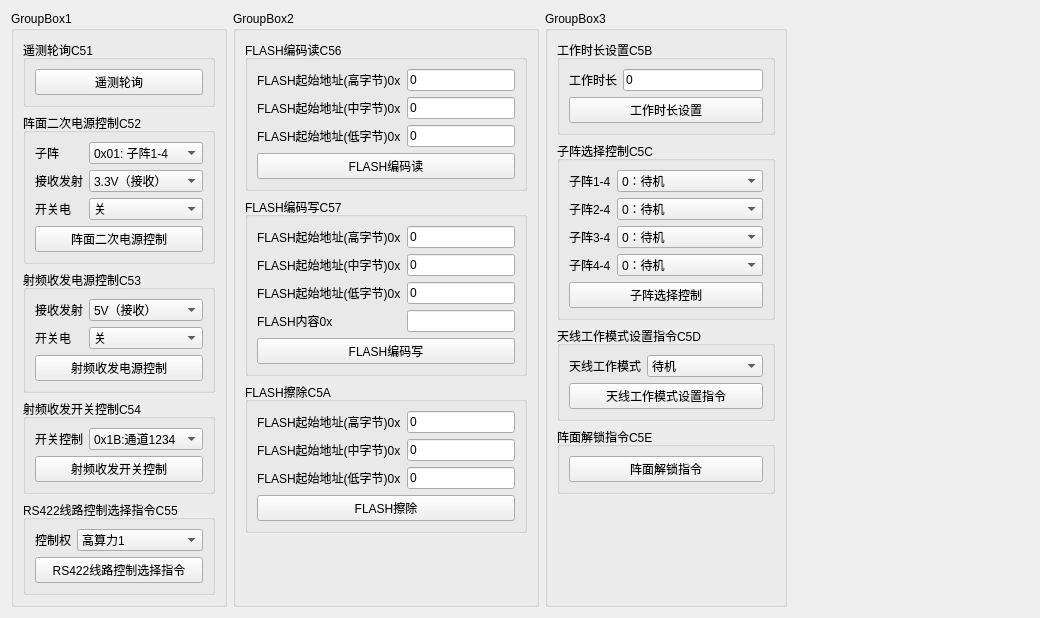
<?xml version="1.0" encoding="UTF-8"?>
<ui version="4.0">
 <class>sub1553_tccontrol_sxku</class>
 <widget class="QWidget" name="sub1553_tccontrol_sxku">
  <property name="geometry">
   <rect>
    <x>0</x>
    <y>0</y>
    <width>1040</width>
    <height>595</height>
   </rect>
  </property>
  <property name="windowTitle">
   <string>Form</string>
  </property>
  <layout class="QGridLayout" name="gridLayout">
   <item row="0" column="1">
    <widget class="QGroupBox" name="groupBox_11">
     <property name="title">
      <string>GroupBox2</string>
     </property>
     <layout class="QVBoxLayout" name="verticalLayout_11">
      <item>
       <widget class="QGroupBox" name="groupBox_6">
        <property name="title">
         <string>FLASH编码读C56</string>
        </property>
        <layout class="QVBoxLayout" name="verticalLayout_6">
         <item>
          <layout class="QFormLayout" name="formLayout_5">
           <item row="0" column="0">
            <widget class="QLabel" name="label_4">
             <property name="text">
              <string>FLASH起始地址(高字节)0x</string>
             </property>
            </widget>
           </item>
           <item row="0" column="1">
            <widget class="QLineEdit" name="lineEditC56_1">
             <property name="text">
              <string>0</string>
             </property>
            </widget>
           </item>
           <item row="1" column="0">
            <widget class="QLabel" name="label_7">
             <property name="text">
              <string>FLASH起始地址(中字节)0x</string>
             </property>
            </widget>
           </item>
           <item row="1" column="1">
            <widget class="QLineEdit" name="lineEditC56_2">
             <property name="text">
              <string>0</string>
             </property>
            </widget>
           </item>
           <item row="2" column="0">
            <widget class="QLabel" name="label_10">
             <property name="text">
              <string>FLASH起始地址(低字节)0x</string>
             </property>
            </widget>
           </item>
           <item row="2" column="1">
            <widget class="QLineEdit" name="lineEditC56_3">
             <property name="text">
              <string>0</string>
             </property>
            </widget>
           </item>
          </layout>
         </item>
         <item>
          <widget class="QPushButton" name="pushButton_C56">
           <property name="text">
            <string>FLASH编码读</string>
           </property>
          </widget>
         </item>
        </layout>
       </widget>
      </item>
      <item>
       <widget class="QGroupBox" name="groupBox_7">
        <property name="title">
         <string>FLASH编码写C57</string>
        </property>
        <layout class="QVBoxLayout" name="verticalLayout_7">
         <item>
          <layout class="QFormLayout" name="formLayout_6">
           <item row="0" column="0">
            <widget class="QLabel" name="label_11">
             <property name="text">
              <string>FLASH起始地址(高字节)0x</string>
             </property>
            </widget>
           </item>
           <item row="0" column="1">
            <widget class="QLineEdit" name="lineEditC57_1">
             <property name="text">
              <string>0</string>
             </property>
            </widget>
           </item>
           <item row="1" column="0">
            <widget class="QLabel" name="label_12">
             <property name="text">
              <string>FLASH起始地址(中字节)0x</string>
             </property>
            </widget>
           </item>
           <item row="1" column="1">
            <widget class="QLineEdit" name="lineEditC57_2">
             <property name="text">
              <string>0</string>
             </property>
            </widget>
           </item>
           <item row="2" column="0">
            <widget class="QLabel" name="label_13">
             <property name="text">
              <string>FLASH起始地址(低字节)0x</string>
             </property>
            </widget>
           </item>
           <item row="2" column="1">
            <widget class="QLineEdit" name="lineEditC57_3">
             <property name="text">
              <string>0</string>
             </property>
            </widget>
           </item>
           <item row="3" column="0">
            <widget class="QLabel" name="label_14">
             <property name="text">
              <string>FLASH内容0x</string>
             </property>
            </widget>
           </item>
           <item row="3" column="1">
            <widget class="QLineEdit" name="lineEditC57_4">
             <property name="text">
              <string/>
             </property>
            </widget>
           </item>
          </layout>
         </item>
         <item>
          <widget class="QPushButton" name="pushButton_C57">
           <property name="text">
            <string>FLASH编码写</string>
           </property>
          </widget>
         </item>
        </layout>
       </widget>
      </item>
      <item>
       <widget class="QGroupBox" name="groupBox_8">
        <property name="title">
         <string>FLASH擦除C5A</string>
        </property>
        <layout class="QVBoxLayout" name="verticalLayout_8">
         <item>
          <layout class="QFormLayout" name="formLayout_7">
           <item row="0" column="0">
            <widget class="QLabel" name="label_15">
             <property name="text">
              <string>FLASH起始地址(高字节)0x</string>
             </property>
            </widget>
           </item>
           <item row="0" column="1">
            <widget class="QLineEdit" name="lineEditC5A_1">
             <property name="text">
              <string>0</string>
             </property>
            </widget>
           </item>
           <item row="1" column="0">
            <widget class="QLabel" name="label_16">
             <property name="text">
              <string>FLASH起始地址(中字节)0x</string>
             </property>
            </widget>
           </item>
           <item row="1" column="1">
            <widget class="QLineEdit" name="lineEditC5A_2">
             <property name="text">
              <string>0</string>
             </property>
            </widget>
           </item>
           <item row="2" column="0">
            <widget class="QLabel" name="label_17">
             <property name="text">
              <string>FLASH起始地址(低字节)0x</string>
             </property>
            </widget>
           </item>
           <item row="2" column="1">
            <widget class="QLineEdit" name="lineEditC5A_3">
             <property name="text">
              <string>0</string>
             </property>
            </widget>
           </item>
          </layout>
         </item>
         <item>
          <widget class="QPushButton" name="pushButton_C5A">
           <property name="text">
            <string>FLASH擦除</string>
           </property>
          </widget>
         </item>
        </layout>
       </widget>
      </item>
      <item>
       <spacer name="verticalSpacer_2">
        <property name="orientation">
         <enum>Qt::Vertical</enum>
        </property>
        <property name="sizeHint" stdset="0">
         <size>
          <width>20</width>
          <height>40</height>
         </size>
        </property>
       </spacer>
      </item>
     </layout>
    </widget>
   </item>
   <item row="0" column="2">
    <widget class="QGroupBox" name="groupBox_15">
     <property name="title">
      <string>GroupBox3</string>
     </property>
     <layout class="QVBoxLayout" name="verticalLayout_15">
      <item>
       <widget class="QGroupBox" name="groupBox_9">
        <property name="title">
         <string>工作时长设置C5B</string>
        </property>
        <layout class="QVBoxLayout" name="verticalLayout_9">
         <item>
          <layout class="QFormLayout" name="formLayout_8">
           <item row="0" column="0">
            <widget class="QLabel" name="label_18">
             <property name="text">
              <string>工作时长</string>
             </property>
            </widget>
           </item>
           <item row="0" column="1">
            <widget class="QLineEdit" name="lineEdit_C5B_1">
             <property name="text">
              <string>0</string>
             </property>
            </widget>
           </item>
          </layout>
         </item>
         <item>
          <widget class="QPushButton" name="pushButton_C5B">
           <property name="text">
            <string>工作时长设置</string>
           </property>
          </widget>
         </item>
        </layout>
       </widget>
      </item>
      <item>
       <widget class="QGroupBox" name="groupBox_12">
        <property name="title">
         <string>子阵选择控制C5C</string>
        </property>
        <layout class="QVBoxLayout" name="verticalLayout_12">
         <item>
          <layout class="QFormLayout" name="formLayout_9">
           <item row="0" column="0">
            <widget class="QLabel" name="label_19">
             <property name="text">
              <string>子阵1-4</string>
             </property>
            </widget>
           </item>
           <item row="0" column="1">
            <widget class="QComboBox" name="comboBox5C_1">
             <item>
              <property name="text">
               <string>0：待机</string>
              </property>
             </item>
             <item>
              <property name="text">
               <string>1：使用</string>
              </property>
             </item>
            </widget>
           </item>
           <item row="1" column="0">
            <widget class="QLabel" name="label_20">
             <property name="text">
              <string>子阵2-4</string>
             </property>
            </widget>
           </item>
           <item row="1" column="1">
            <widget class="QComboBox" name="comboBox5C_2">
             <item>
              <property name="text">
               <string>0：待机</string>
              </property>
             </item>
             <item>
              <property name="text">
               <string>1：使用</string>
              </property>
             </item>
            </widget>
           </item>
           <item row="2" column="0">
            <widget class="QLabel" name="label_21">
             <property name="text">
              <string>子阵3-4</string>
             </property>
            </widget>
           </item>
           <item row="2" column="1">
            <widget class="QComboBox" name="comboBox5C_3">
             <item>
              <property name="text">
               <string>0：待机</string>
              </property>
             </item>
             <item>
              <property name="text">
               <string>1：使用</string>
              </property>
             </item>
            </widget>
           </item>
           <item row="3" column="0">
            <widget class="QLabel" name="label_22">
             <property name="text">
              <string>子阵4-4</string>
             </property>
            </widget>
           </item>
           <item row="3" column="1">
            <widget class="QComboBox" name="comboBox5C_4">
             <item>
              <property name="text">
               <string>0：待机</string>
              </property>
             </item>
             <item>
              <property name="text">
               <string>1：使用</string>
              </property>
             </item>
            </widget>
           </item>
          </layout>
         </item>
         <item>
          <widget class="QPushButton" name="pushButton_5C">
           <property name="text">
            <string>子阵选择控制</string>
           </property>
          </widget>
         </item>
        </layout>
       </widget>
      </item>
      <item>
       <widget class="QGroupBox" name="groupBox_13">
        <property name="title">
         <string>天线工作模式设置指令C5D</string>
        </property>
        <layout class="QVBoxLayout" name="verticalLayout_13">
         <item>
          <layout class="QFormLayout" name="formLayout_10">
           <item row="0" column="0">
            <widget class="QLabel" name="label_23">
             <property name="text">
              <string>天线工作模式</string>
             </property>
            </widget>
           </item>
           <item row="0" column="1">
            <widget class="QComboBox" name="comboBox_C5D_1">
             <item>
              <property name="text">
               <string>待机</string>
              </property>
             </item>
             <item>
              <property name="text">
               <string>接收</string>
              </property>
             </item>
             <item>
              <property name="text">
               <string>发射</string>
              </property>
             </item>
            </widget>
           </item>
          </layout>
         </item>
         <item>
          <widget class="QPushButton" name="pushButton_C5D">
           <property name="text">
            <string>天线工作模式设置指令</string>
           </property>
          </widget>
         </item>
        </layout>
       </widget>
      </item>
      <item>
       <widget class="QGroupBox" name="groupBox_14">
        <property name="title">
         <string>阵面解锁指令C5E</string>
        </property>
        <layout class="QVBoxLayout" name="verticalLayout_14">
         <item>
          <widget class="QPushButton" name="pushButton_C5E">
           <property name="text">
            <string>阵面解锁指令</string>
           </property>
          </widget>
         </item>
        </layout>
       </widget>
      </item>
      <item>
       <spacer name="verticalSpacer">
        <property name="orientation">
         <enum>Qt::Vertical</enum>
        </property>
        <property name="sizeHint" stdset="0">
         <size>
          <width>20</width>
          <height>40</height>
         </size>
        </property>
       </spacer>
      </item>
     </layout>
    </widget>
   </item>
   <item row="0" column="0">
    <widget class="QGroupBox" name="groupBox_10">
     <property name="title">
      <string>GroupBox1</string>
     </property>
     <layout class="QVBoxLayout" name="verticalLayout_10">
      <item>
       <widget class="QGroupBox" name="groupBox">
        <property name="title">
         <string>遥测轮询C51</string>
        </property>
        <layout class="QVBoxLayout" name="verticalLayout">
         <item>
          <widget class="QPushButton" name="pushButton_C51">
           <property name="text">
            <string>遥测轮询</string>
           </property>
          </widget>
         </item>
        </layout>
       </widget>
      </item>
      <item>
       <widget class="QGroupBox" name="groupBox_2">
        <property name="title">
         <string>阵面二次电源控制C52</string>
        </property>
        <layout class="QVBoxLayout" name="verticalLayout_2">
         <item>
          <layout class="QFormLayout" name="formLayout">
           <item row="0" column="0">
            <widget class="QLabel" name="label">
             <property name="text">
              <string>子阵</string>
             </property>
            </widget>
           </item>
           <item row="1" column="0">
            <widget class="QLabel" name="label_2">
             <property name="text">
              <string>接收发射</string>
             </property>
            </widget>
           </item>
           <item row="2" column="0">
            <widget class="QLabel" name="label_3">
             <property name="text">
              <string>开关电</string>
             </property>
            </widget>
           </item>
           <item row="0" column="1">
            <widget class="QComboBox" name="comboBoxc52_1">
             <item>
              <property name="text">
               <string>0x01: 子阵1-4</string>
              </property>
             </item>
             <item>
              <property name="text">
               <string>0x02: 子阵2-4</string>
              </property>
             </item>
             <item>
              <property name="text">
               <string>0x04: 子阵3-4</string>
              </property>
             </item>
             <item>
              <property name="text">
               <string>0x08: 子阵4-4</string>
              </property>
             </item>
            </widget>
           </item>
           <item row="1" column="1">
            <widget class="QComboBox" name="comboBoxc52_2">
             <item>
              <property name="text">
               <string>3.3V（接收）</string>
              </property>
             </item>
             <item>
              <property name="text">
               <string>8V（发射）</string>
              </property>
             </item>
            </widget>
           </item>
           <item row="2" column="1">
            <widget class="QComboBox" name="comboBoxc52_3">
             <item>
              <property name="text">
               <string>关</string>
              </property>
             </item>
             <item>
              <property name="text">
               <string>开</string>
              </property>
             </item>
            </widget>
           </item>
          </layout>
         </item>
         <item>
          <widget class="QPushButton" name="pushButton_C52">
           <property name="text">
            <string>阵面二次电源控制</string>
           </property>
          </widget>
         </item>
        </layout>
       </widget>
      </item>
      <item>
       <widget class="QGroupBox" name="groupBox_3">
        <property name="title">
         <string>射频收发电源控制C53</string>
        </property>
        <layout class="QVBoxLayout" name="verticalLayout_3">
         <item>
          <layout class="QFormLayout" name="formLayout_2">
           <item row="0" column="0">
            <widget class="QLabel" name="label_5">
             <property name="text">
              <string>接收发射</string>
             </property>
            </widget>
           </item>
           <item row="0" column="1">
            <widget class="QComboBox" name="comboBoxc53_1">
             <item>
              <property name="text">
               <string>5V（接收）</string>
              </property>
             </item>
             <item>
              <property name="text">
               <string>8V（发射</string>
              </property>
             </item>
            </widget>
           </item>
           <item row="1" column="0">
            <widget class="QLabel" name="label_6">
             <property name="text">
              <string>开关电</string>
             </property>
            </widget>
           </item>
           <item row="1" column="1">
            <widget class="QComboBox" name="comboBoxc53_2">
             <item>
              <property name="text">
               <string>关</string>
              </property>
             </item>
             <item>
              <property name="text">
               <string>开</string>
              </property>
             </item>
            </widget>
           </item>
          </layout>
         </item>
         <item>
          <widget class="QPushButton" name="pushButton_C53">
           <property name="text">
            <string>射频收发电源控制</string>
           </property>
          </widget>
         </item>
        </layout>
       </widget>
      </item>
      <item>
       <widget class="QGroupBox" name="groupBox_4">
        <property name="title">
         <string>射频收发开关控制C54</string>
        </property>
        <layout class="QVBoxLayout" name="verticalLayout_4">
         <item>
          <layout class="QFormLayout" name="formLayout_3">
           <item row="0" column="0">
            <widget class="QLabel" name="label_8">
             <property name="text">
              <string>开关控制</string>
             </property>
            </widget>
           </item>
           <item row="0" column="1">
            <widget class="QComboBox" name="comboBox_C54_1">
             <item>
              <property name="text">
               <string>0x1B:通道1234</string>
              </property>
             </item>
             <item>
              <property name="text">
               <string>0x2D:通道1256</string>
              </property>
             </item>
             <item>
              <property name="text">
               <string>0x36:通道3456</string>
              </property>
             </item>
            </widget>
           </item>
          </layout>
         </item>
         <item>
          <widget class="QPushButton" name="pushButton_C54">
           <property name="text">
            <string>射频收发开关控制</string>
           </property>
          </widget>
         </item>
        </layout>
       </widget>
      </item>
      <item>
       <widget class="QGroupBox" name="groupBox_5">
        <property name="title">
         <string>RS422线路控制选择指令C55</string>
        </property>
        <layout class="QVBoxLayout" name="verticalLayout_5">
         <item>
          <layout class="QFormLayout" name="formLayout_4">
           <item row="0" column="0">
            <widget class="QLabel" name="label_9">
             <property name="text">
              <string>控制权</string>
             </property>
            </widget>
           </item>
           <item row="0" column="1">
            <widget class="QComboBox" name="comboBox_C55_1">
             <item>
              <property name="text">
               <string>高算力1</string>
              </property>
             </item>
             <item>
              <property name="text">
               <string>高算力2</string>
              </property>
             </item>
            </widget>
           </item>
          </layout>
         </item>
         <item>
          <widget class="QPushButton" name="pushButton_C55">
           <property name="text">
            <string>RS422线路控制选择指令</string>
           </property>
          </widget>
         </item>
        </layout>
       </widget>
      </item>
      <item>
       <spacer name="verticalSpacer_3">
        <property name="orientation">
         <enum>Qt::Vertical</enum>
        </property>
        <property name="sizeHint" stdset="0">
         <size>
          <width>20</width>
          <height>40</height>
         </size>
        </property>
       </spacer>
      </item>
     </layout>
    </widget>
   </item>
   <item row="0" column="3">
    <spacer name="horizontalSpacer">
     <property name="orientation">
      <enum>Qt::Horizontal</enum>
     </property>
     <property name="sizeHint" stdset="0">
      <size>
       <width>40</width>
       <height>20</height>
      </size>
     </property>
    </spacer>
   </item>
  </layout>
 </widget>
 <resources/>
 <connections/>
</ui>
